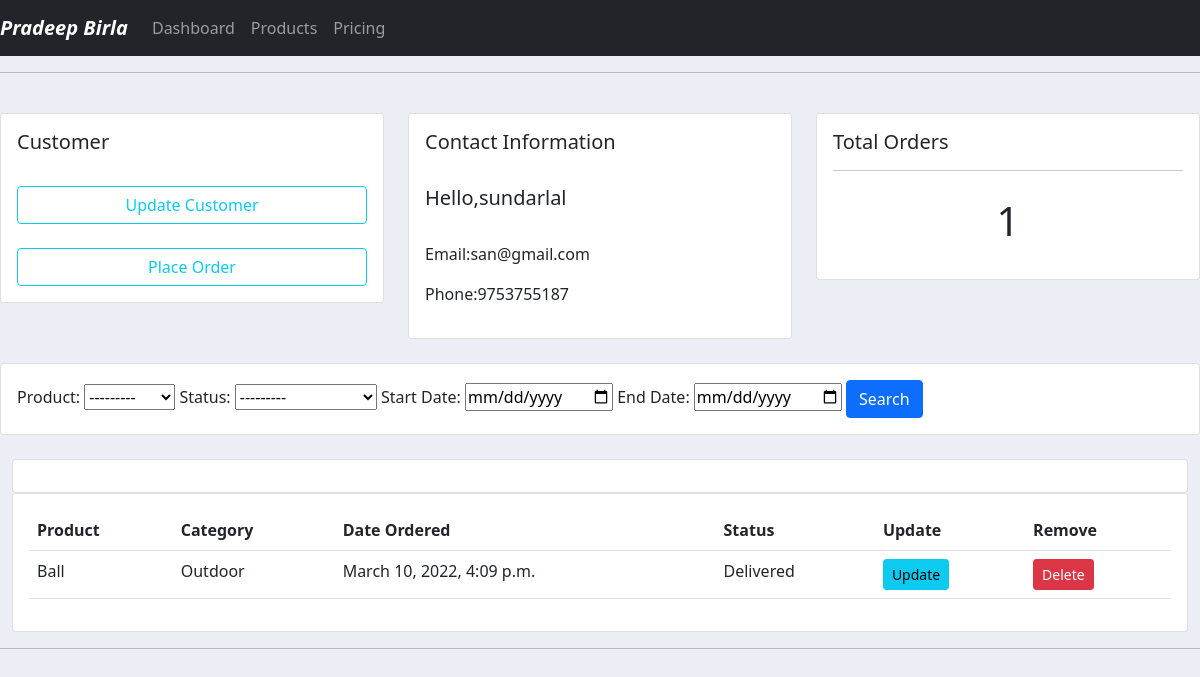
/customer/4/, run on the app's committed database.
### accounts/models.py (models this page shows, shortened)
class Customer(models.Model):
    name = models.CharField(max_length = 200,null = True)
    phone = models.CharField(max_length = 200,null = True)
    email = models.CharField(max_length = 200,null = True)
    date_created = models.DateTimeField(auto_now_add = True,null = True)

class Order(models.Model):
    STATUS = (
        ('Pending','Pending'),
        ('Out for Delivery','Out for Delivery'),
        ('Delivered','Delivered')
    )
    customer = models.ForeignKey(Customer,null=True,on_delete = models.SET_NULL)
    product = models.ForeignKey(Product,null = True,on_delete = models.SET_NULL)
    date_created =   models.DateTimeField(auto_now_add = True,null = True)
    status =  models.CharField(max_length = 200,null = True, choices = STATUS)

class Product(models.Model):
    CATEGORY = (
        ('Indoor','Indoor'),
        ('Outdoor','Outdoor')
    )
    name = models.CharField(max_length = 200,null = True)
    price = models.FloatField(null = True)
    category = models.CharField(max_length = 200,null = True,choices = CATEGORY)
    description = models.CharField(max_length = 200,null = True,blank = True)
    date_created = models.DateTimeField(auto_now_add = True,null = True)
    tags = models.ManyToManyField(Tag)
    def __str__(self):
        return self.name

### accounts/views.py (the view)
# urls.py: path('customer/<str:pk_test>/',views.customer,name='customer'),
def customer(request,pk_test):
    customer = Customer.objects.get(id=pk_test)
    orders = customer.order_set.all()
    order_count = orders.count()
    filter = FilterForm(request.GET,queryset=orders)
    orders = filter.qs
    context = {'customer':customer,'orders':orders,'order_count':order_count,'filter':filter}
    return render(request,'accounts/customer.html',context)

### accounts/templates/accounts/customer.html
{% extends 'accounts/main.html' %}
{% block content %}
<br>
<div class="row">
    <div class="col-md">
        <div class="card">
            <div class="card-body">
                <h5 class="card-title">Customer</h5> <br>
                <a href="#" class="btn btn-outline-info btn-block btn-md col-12">Update Customer</a> <br><br>
                <a href="{% url 'create_order' customer.id %}" class="btn btn-outline-info btn-md btn-block col-12">Place Order</a>
            </div>
        </div>
    </div>
    <div class="col-md">
        <div class="card">
            <div class="card-body">
                <h5 class="card-title">Contact Information</h5> <br>
                <h5>Hello,<span>{{customer.name}}</span></h5> <br>
                <p>Email:<span>{{customer.email}}</span></p>
                <p>Phone:<span>{{customer.phone}}</span></p>
            </div>
        </div>
    </div>
    <div class="col-md">
        <div class="card">
            <div class="card-body">
                <h5 class="card-title">Total Orders</h5>
                <hr>
                <h1 style="text-align:center; padding:10px;">{{order_count}}</h1>
            </div>
        </div>
    </div>
</div>
<br>
<div class="row">
    <div class="col">
        <div class="card">
            <div class="card-body">
               <form action="" method="get">
                {{filter.form}}
                <button class="btn btn-primary" type="submit">Search</button>
               </form>
            </div>
        </div>
    </div>
</div>
<br>
<div class="container-fluid">
    <div class="row">
        <div class="col-md">
            <div class="card card-body">
            </div>
            <div class="card card-body">
                <table class="table">
                    <tr>
                        <th>Product</th>
                        <th>Category</th>
                        <th>Date Ordered</th>
                        <th>Status</th>
                        <th>Update</th>
                        <th>Remove</th>
                    </tr>
                    {% for order in orders %}
                    <tr>
                        <td>{{order.product}}</td>
                        <td>{{order.product.category}}</td>
                        <td>{{order.date_created}}</td>
                        <td>{{order.status}}</td>
                        <td> <a  href="{% url 'update_order' order.id %}" class="btn btn-sm btn-info" >Update</a></td>
                        <td> <a href="{% url 'delete_order' order.id %}" class="btn btn-sm btn-danger" >Delete</a></td>
                    </tr>
                    {% endfor %}
                </table>
            </div>
        </div>
    </div>
</div>
{% endblock content %}

### static/css/main.css (style rules this page uses)
body { background-color: #ebeff5; }

### data on the page
Customer: name "sundarlal", email "san@gmail.com", phone "9753755187"
Order: product "Ball", product.category "Outdoor", date_created "March 10, 2022, 4:09 p.m.", status "Delivered"

### other printed values
{{ order_count }} "1"
